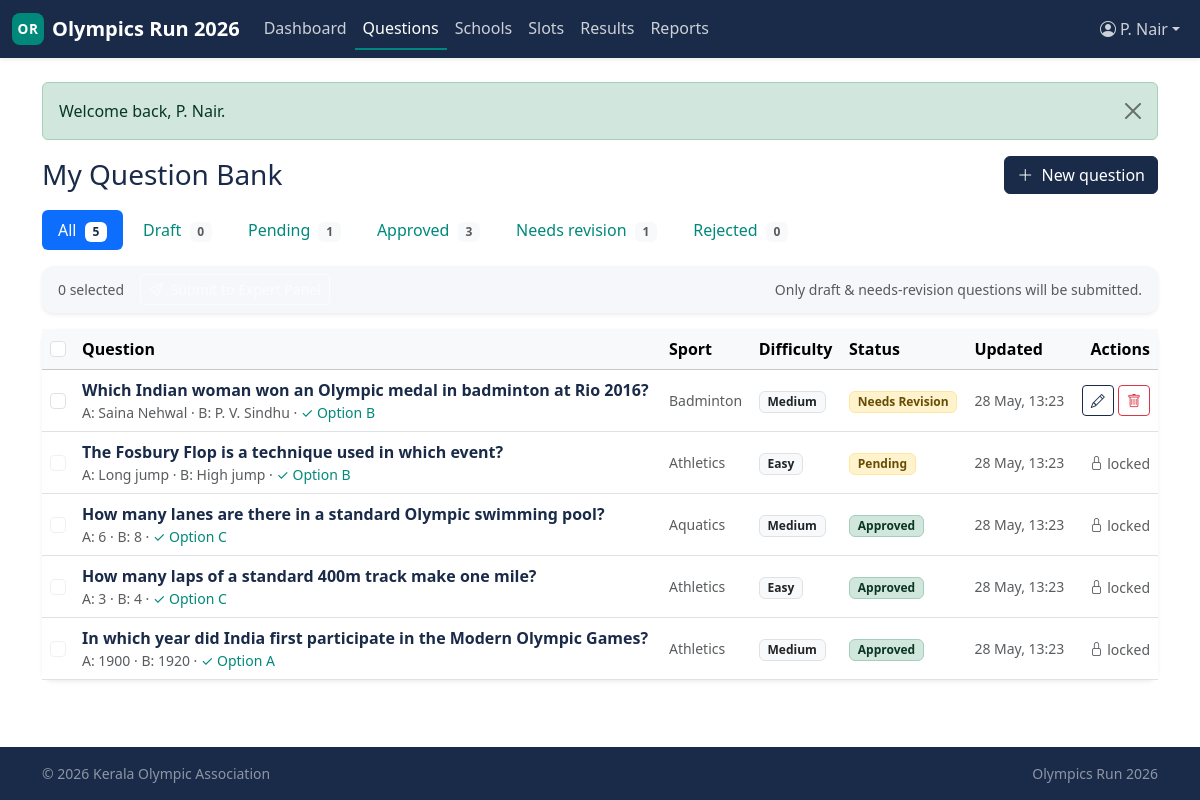
The app's page /association/questions (signed in) with its own data.
### tables this page shows
CREATE TABLE association_question_bank (
    question_id              INT UNSIGNED  NOT NULL AUTO_INCREMENT,
    association_id           INT UNSIGNED  NOT NULL,
    submitted_by_panelist_id INT UNSIGNED  NULL,
    created_by_assoc_user_id INT UNSIGNED  NULL,
    question_text            TEXT          NOT NULL,
    option_a                 VARCHAR(500)  NOT NULL,
    option_b                 VARCHAR(500)  NOT NULL,
    option_c                 VARCHAR(500)  NOT NULL,
    option_d                 VARCHAR(500)  NOT NULL,
    correct_option           ENUM('A','B','C','D') NOT NULL,
    explanation              TEXT          NULL,
    sport                    VARCHAR(100)  NULL,
    category                 VARCHAR(100)  NULL,
    difficulty               ENUM('easy','medium','hard')
                                       NOT NULL DEFAULT 'medium',
    reference_source         VARCHAR(255)  NULL,
    status                   ENUM('draft','pending','approved','rejected',
                                  'needs_revision')
                                       NOT NULL DEFAULT 'draft',
    reviewed_by_user_id      INT UNSIGNED  NULL,
    reviewed_by_panelist_id  INT UNSIGNED  NULL,
    reviewed_at              DATETIME      NULL,
    reject_reason            TEXT          NULL,
    submitted_at             DATETIME      NULL,
    promoted_to_master       TINYINT(1)    NOT NULL DEFAULT 0,
    master_question_id       INT UNSIGNED  NULL,
    created_at               DATETIME      NOT NULL DEFAULT CURRENT_TIMESTAMP,
    updated_at               DATETIME      NOT NULL DEFAULT CURRENT_TIMESTAMP
                                                ON UPDATE CURRENT_TIMESTAMP,
    PRIMARY KEY (question_id),
    KEY idx_qb_assoc (association_id),
    KEY idx_qb_panelist (submitted_by_panelist_id),
    KEY idx_qb_created_by_au (created_by_assoc_user_id),
    KEY idx_qb_reviewer_pn (reviewed_by_panelist_id),
    KEY idx_qb_status (status),
    KEY idx_qb_difficulty (difficulty),
    KEY idx_qb_sport (sport),
    KEY idx_qb_master (master_question_id),
    CONSTRAINT fk_qb_assoc
        FOREIGN KEY (association_id) REFERENCES associations(association_id)
        ON DELETE CASCADE,
    CONSTRAINT fk_qb_panelist
        FOREIGN KEY (submitted_by_panelist_id)
            REFERENCES expert_panelists(panelist_id)
        ON DELETE SET NULL,
    CONSTRAINT fk_qb_created_by_au
        FOREIGN KEY (created_by_assoc_user_id)
            REFERENCES association_users(association_user_id)
        ON DELETE SET NULL,
    CONSTRAINT fk_qb_reviewer
        FOREIGN KEY (reviewed_by_user_id)
            REFERENCES association_users(association_user_id)
        ON DELETE SET NULL,
    CONSTRAINT fk_qb_reviewer_pn
        FOREIGN KEY (reviewed_by_panelist_id)
            REFERENCES expert_panelists(panelist_id)
        ON DELETE SET NULL
     
);

### includes/helpers.php (called while the page is built, shortened)
<?php
function e(?string $value): string
{
    return htmlspecialchars((string)$value, ENT_QUOTES | ENT_SUBSTITUTE, 'UTF-8');
}
function view(string $template, array $data = []): string
{
    $__file = __DIR__ . '/../views/' . $template . '.php';
    extract($data, EXTR_SKIP);
    include $__file;
    return ob_get_clean();
}
function render(string $template, array $data = []): void
{
    $content   = view($template, $data);
    include __DIR__ . '/../views/layouts/app.php';
}
function status_badge(?string $status): string
{
    $map = [
        'active'         => 'bg-success-subtle text-success-emphasis border border-success-subtle',
        'approved'       => 'bg-success-subtle text-success-emphasis border border-success-subtle',
        'open'           => 'bg-success-subtle text-success-emphasis border border-success-subtle',
        'published'      => 'bg-success-subtle text-success-emphasis border border-success-subtle',
        'pending'        => 'bg-warning-subtle text-warning-emphasis border border-warning-subtle',
        'needs_revision' => 'bg-warning-subtle text-warning-emphasis border border-warning-subtle',
        'scheduled'      => 'bg-info-subtle text-info-emphasis border border-info-subtle',
        'draft'          => 'bg-secondary-subtle text-secondary-emphasis border border-secondary-subtle',
        'closed'         => 'bg-secondary-subtle text-secondary-emphasis border border-secondary-subtle',
        'inactive'       => 'bg-secondary-subtle text-secondary-emphasis border border-secondary-subtle',
        'suspended'      => 'bg-danger-subtle text-danger-emphasis border border-danger-subtle',
        'rejected'       => 'bg-danger-subtle text-danger-emphasis border border-danger-subtle',
        'cancelled'      => 'bg-danger-subtle text-danger-emphasis border border-danger-subtle',
        'disqualified'   => 'bg-danger-subtle text-danger-emphasis border border-danger-subtle',
    ];
    $key = strtolower((string)$status);
    return 'badge ' . ($map[$key] ?? 'bg-light text-dark border');
}
function status_label(?string $status): string
{
    return ucwords(str_replace('_', ' ', (string)$status));
}
function dt_display(?string $mysqlDatetime, string $format = 'd M Y, h:i A'): string
{
    $ts = strtotime($mysqlDatetime);
    return $ts === false ? '—' : date($format, $ts);
}

### controllers/AssociationQuestionsController.php (called while the page is built, shortened)
<?php
final class AssociationQuestionsController
{
    public function index(): void
    {
        $associationId = $this->associationId();
        $filter = $_GET['status'] ?? 'all';
        render('association/questions/index', [
            'title'     => 'My Question Bank — Association',
            'questions' => AssociationQuestion::forAssociation($associationId, $filter === 'all' ? null : $filter),
            'counts'    => AssociationQuestion::countsByStatus($associationId),
            'filter'    => $filter,
        ]);
    }
    private function associationId(): int
    {
        $id = Auth::associationId();
        return $id;
    }
}

### includes/Database.php (called while the page is built, shortened)
<?php
final class Database
{
    private static ?PDO $pdo = null;
    public static function connection(): PDO
    {
        if (self::$pdo !== null) {
            return self::$pdo;
        }
        $cfg = $GLOBALS['APP_CONFIG']['db'];
        $dsn = sprintf(
            'mysql:host=%s;port=%d;dbname=%s;charset=%s',
            $cfg['host'],
            $cfg['port'],
            $cfg['name'],
            $cfg['charset']
        );
        self::$pdo = new PDO($dsn, $cfg['user'], $cfg['pass'], [
            PDO::ATTR_ERRMODE            => PDO::ERRMODE_EXCEPTION,
            PDO::ATTR_DEFAULT_FETCH_MODE => PDO::FETCH_ASSOC,
            PDO::ATTR_EMULATE_PREPARES   => false,
            PDO::MYSQL_ATTR_INIT_COMMAND => "SET NAMES utf8mb4 COLLATE utf8mb4_unicode_ci",
        ]);
        return self::$pdo;
    }
    public static function query(string $sql, array $params = []): PDOStatement
    {
        $stmt = self::connection()->prepare($sql);
        $stmt->execute($params);
        return $stmt;
    }
    public static function fetchAll(string $sql, array $params = []): array
    {
        return self::query($sql, $params)->fetchAll();
    }
}

### models/AssociationQuestion.php (called while the page is built, shortened)
<?php
final class AssociationQuestion
{
    public static function isEditable(string $status): bool
    {
        return in_array($status, ['draft', 'needs_revision'], true);
    }
    public static function forAssociation(int $associationId, ?string $status = null): array
    {
        $sql = 'SELECT * FROM association_question_bank WHERE association_id = ?';
        $params = [$associationId];
        $sql .= ' ORDER BY updated_at DESC, question_id DESC';
        return Database::fetchAll($sql, $params);
    }
}

### views/association/questions/index.php (the view, shortened to what this page needs)
<?php
$filters = [
    'all'            => 'All',
    'draft'          => 'Draft',
    'pending'        => 'Pending',
    'approved'       => 'Approved',
    'needs_revision' => 'Needs revision',
    'rejected'       => 'Rejected',
];
?>
<div class="d-md-flex justify-content-between align-items-center mb-3">
    <h1 class="h3 text-navy mb-2 mb-md-0">My Question Bank</h1>
    <a href="/association/questions/new" class="btn btn-primary">
        <i class="bi bi-plus-lg me-1"></i> New question
    </a>
</div>
<ul class="nav nav-pills flex-wrap mb-3 gap-1">
    <?php foreach ($filters as $key => $label):
        $count = $key === 'all' ? ($counts['total'] ?? 0) : ($counts[$key] ?? 0);
        $active = $filter === $key; ?>
        <li class="nav-item">
            <a class="nav-link <?= $active ? 'active' : '' ?>"
               href="/association/questions?status=<?= e($key) ?>">
                <?= e($label) ?>
                <span class="badge <?= $active ? 'bg-white text-navy' : 'bg-light text-muted' ?> ms-1">
                    <?= (int)$count ?>
                </span>
            </a>
        </li>
    <?php endforeach; ?>
</ul>
<form method="post" action="/association/questions/submit" id="bulkForm">
    <div class="card panel border-0 shadow-sm mb-3" id="bulkBar">
        <div class="card-body py-2 d-flex flex-wrap align-items-center gap-2">
            <span class="text-muted small me-2">
                <span id="bulkCount">0</span> selected
            </span>
            <button type="submit" class="btn btn-accent btn-sm text-white" id="bulkSubmitBtn" disabled>
                <i class="bi bi-send me-1"></i> Submit to Expert Panel
            </button>
            <span class="small text-muted ms-auto d-none d-md-inline">
                Only draft &amp; needs-revision questions will be submitted.
            </span>
        </div>
    </div>
    <div class="card panel border-0 shadow-sm">
        <div class="table-responsive">
            <table class="table align-middle mb-0">
                <thead class="table-light">
                    <tr>
                        <th style="width:32px">
                            <input type="checkbox" class="form-check-input" id="selectAll" aria-label="Select all">
                        </th>
                        <th>Question</th>
                        <th class="d-none d-md-table-cell">Sport</th>
                        <th class="d-none d-lg-table-cell">Difficulty</th>
                        <th>Status</th>
                        <th class="d-none d-lg-table-cell">Updated</th>
                        <th class="text-end">Actions</th>
                    </tr>
                </thead>
                <tbody>
                    <?php if (empty($questions)): ?>
                        <tr><td colspan="7" class="text-center text-muted py-4">
                            No questions yet. <a href="/association/questions/new" class="link-accent">Create your first one</a>.
                        </td></tr>
                    <?php else: foreach ($questions as $q):
                        $editable = AssociationQuestion::isEditable($q['status']); ?>
                        <tr>
                            <td>
                                <input type="checkbox" name="question_ids[]" value="<?= (int)$q['question_id'] ?>"
                                       class="form-check-input row-check"
                                       <?= $editable ? '' : 'disabled aria-label="locked"' ?>>
                            </td>
                            <td>
                                <div class="fw-semibold text-navy">
                                    <?= e(mb_strimwidth($q['question_text'], 0, 140, '…')) ?>
                                </div>
                                <div class="small text-muted">
                                    A: <?= e(mb_strimwidth($q['option_a'], 0, 40, '…')) ?> ·
                                    B: <?= e(mb_strimwidth($q['option_b'], 0, 40, '…')) ?> ·
                                    <span class="text-accent">✓ Option <?= e($q['correct_option']) ?></span>
                                </div>
                            </td>
                            <td class="d-none d-md-table-cell small text-muted"><?= e($q['sport'] ?? '—') ?></td>
                            <td class="d-none d-lg-table-cell">
                                <span class="badge bg-light text-dark border"><?= e(status_label($q['difficulty'])) ?></span>
                            </td>
                            <td>
                                <span class="<?= status_badge($q['status']) ?>"><?= e(status_label($q['status'])) ?></span>
                            </td>
                            <td class="d-none d-lg-table-cell small text-muted">
                                <?= e(dt_display($q['updated_at'], 'd M, H:i')) ?>
                            </td>
                            <td class="text-end text-nowrap">
                                <?php if ($editable): ?>
                                    <a href="/association/questions/<?= (int)$q['question_id'] ?>/edit"
                                       class="btn btn-sm btn-outline-navy" title="Edit">
                                        <i class="bi bi-pencil"></i>
                                    </a>
                                    <button type="submit" formaction="/association/questions/<?= (int)$q['question_id'] ?>/delete"
                                            formmethod="post"
                                            class="btn btn-sm btn-outline-danger"
                                            onclick="return confirm('Delete this question?');"
                                            title="Delete">
                                        <i class="bi bi-trash"></i>
                                    </button>
                                <?php else: ?>
                                    <span class="text-muted small"><i class="bi bi-lock"></i> locked</span>
                                <?php endif; ?>
                            </td>
                        </tr>
                    <?php endforeach; endif; ?>
                </tbody>
            </table>
        </div>
    </div>
</form>

### public/index.php (shortened to what this page needs)
<?php
$reqPath = strtok($_SERVER['REQUEST_URI'] ?? '/', '?') ?: '/';
$reqPath = rtrim($reqPath, '/') ?: '/';
$method  = $_SERVER['REQUEST_METHOD'] ?? 'GET';
foreach ($routes as $pattern => $handler) {
    [$rMethod, $rPath] = explode(' ', $pattern, 2);
    if ($rMethod !== $method) continue;
    if (!str_contains($rPath, '{')) {
        if ($rPath !== $reqPath) continue;
        $params = [];
    } else {
        $regex = '#^' . preg_replace('#\{(\w+)\}#', '(?<$1>[^/]+)', $rPath) . '$#';
        if (!preg_match($regex, $reqPath, $m)) continue;
        $params = array_values(array_filter(
            $m,
            static fn($k) => is_string($k),
            ARRAY_FILTER_USE_KEY
        ));
    }
    if (is_array($handler)) {
        [$class, $methodName] = $handler;
        (new $class)->$methodName(...$params);
    } else {
        $handler(...$params);
    }
    return;
}

### public/css/app.css (style rules this page uses)
:root { --or-navy: #1A2B49; --or-navy-700: #14223A; --or-navy-300: #4A5A75; --or-teal: #00897B; --or-teal-700: #006B61; --or-teal-300: #4DB6A6; --or-panel: #F5F7FA; --or-panel-dark: #E6EAF1; --or-bg: #FFFFFF; --or-text: #1F2937; --or-muted: #6B7280; }
:root, [data-bs-theme="light"] { --bs-primary: var(--or-navy); --bs-primary-rgb: 26, 43, 73; --bs-link-color: var(--or-teal); --bs-link-color-rgb: 0, 137, 123; --bs-link-hover-color: var(--or-teal-700); --bs-body-bg: var(--or-bg); --bs-body-color: var(--or-text); }
body.bg-app { background-color: var(--or-bg); color: var(--or-text); }
.text-navy { color: var(--or-navy) !important; }
.text-accent { color: var(--or-teal) !important; }
.card.panel { background-color: var(--or-panel); border-radius: 0.75rem; }
.btn-primary { --bs-btn-bg: var(--or-navy); --bs-btn-border-color: var(--or-navy); --bs-btn-hover-bg: var(--or-navy-700); --bs-btn-hover-border-color: var(--or-navy-700); --bs-btn-active-bg: var(--or-navy-700); --bs-btn-active-border-color: var(--or-navy-700); --bs-btn-disabled-bg: var(--or-navy-300); --bs-btn-disabled-border-color: var(--or-navy-300); }
.btn-accent { --bs-btn-color: #fff; --bs-btn-bg: var(--or-teal); --bs-btn-border-color: var(--or-teal); --bs-btn-hover-color: #fff; --bs-btn-hover-bg: var(--or-teal-700); --bs-btn-hover-border-color: var(--or-teal-700); --bs-btn-active-color: #fff; --bs-btn-active-bg: var(--or-teal-700); --bs-btn-active-border-color: var(--or-teal-700); }
.btn-outline-navy { --bs-btn-color: var(--or-navy); --bs-btn-border-color: var(--or-navy); --bs-btn-hover-color: #fff; --bs-btn-hover-bg: var(--or-navy); --bs-btn-hover-border-color: var(--or-navy); }

### records on screen
association_question_bank: question_id "5", promoted_to_master "0", question_text "Which Indian woman won an Olympic medal in badminton at Rio 2016?", option_a "Saina Nehwal", option_b "P. V. Sindhu", correct_option "B", sport "Badminton", difficulty "Medium", status "Needs Revision", updated_at "28 May, 13:23"
association_question_bank: question_text "The Fosbury Flop is a technique used in which event?", option_a "Long jump", option_b "High jump", correct_option "B", sport "Athletics", difficulty "Easy", status "Pending", updated_at "28 May, 13:23", shows "locked"
association_question_bank: question_text "How many lanes are there in a standard Olympic swimming pool?", option_a "6", option_b "8", correct_option "C", sport "Aquatics", difficulty "Medium", status "Approved", updated_at "28 May, 13:23", shows "locked"
association_question_bank: question_text "How many laps of a standard 400m track make one mile?", option_a "3", option_b "4", correct_option "C", sport "Athletics", difficulty "Easy", status "Approved", updated_at "28 May, 13:23", shows "locked"
association_question_bank: question_text "In which year did India first participate in the Modern Olympic Games?", option_a "1900", option_b "1920", correct_option "A", sport "Athletics", difficulty "Medium", status "Approved", updated_at "28 May, 13:23", shows "locked"

### other values on screen
$item['label'] "Dashboard"
$item['label'] "Questions"
$item['label'] "Schools"
$item['label'] "Slots"
$item['label'] "Results"
$item['label'] "Reports"
$msg "Welcome back, P. Nair."
$label "All"
$label "Draft"
$label "Pending"
$count "1"
$label "Approved"
$count "3"
$label "Needs revision"
$label "Rejected"
